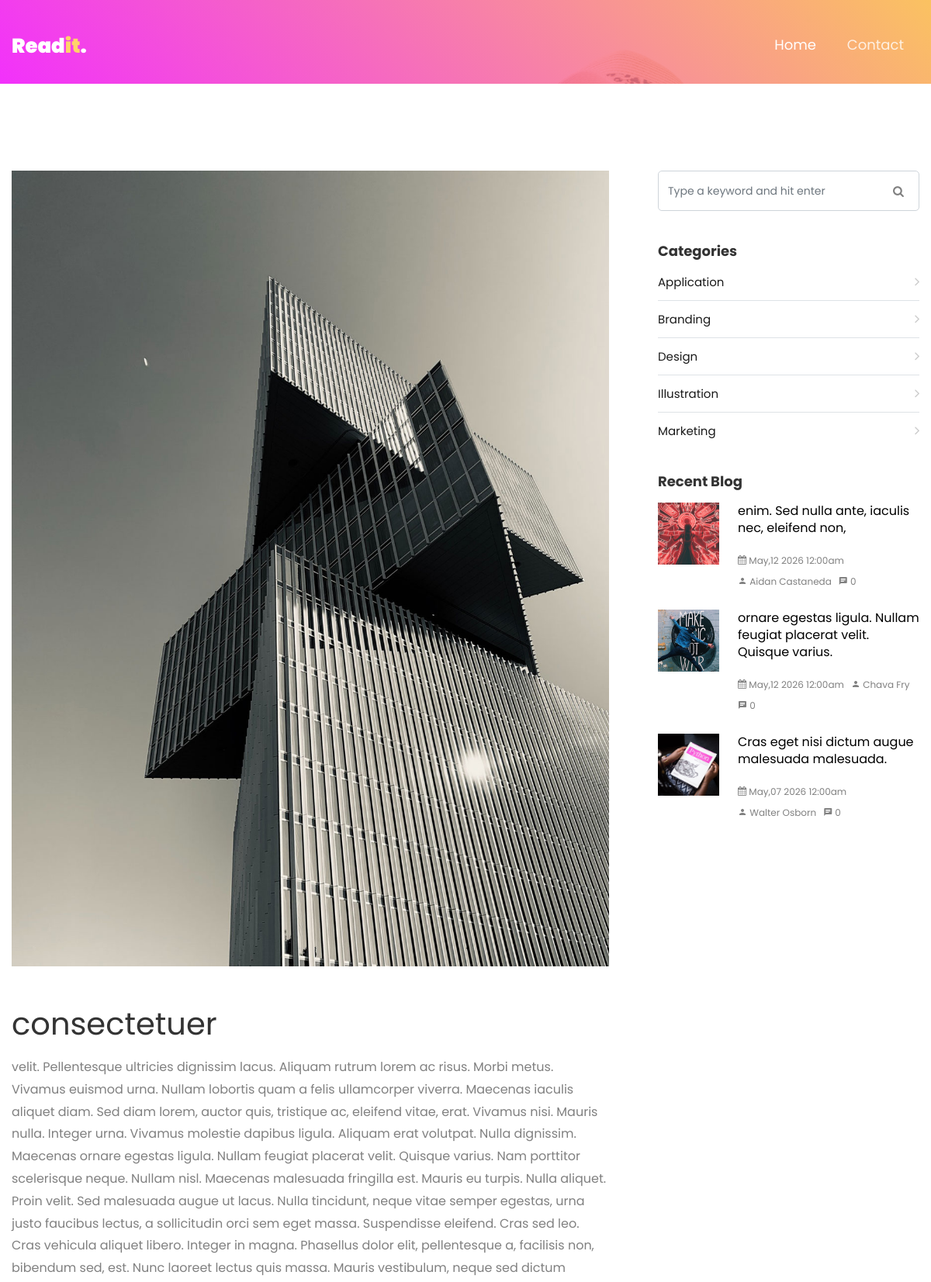
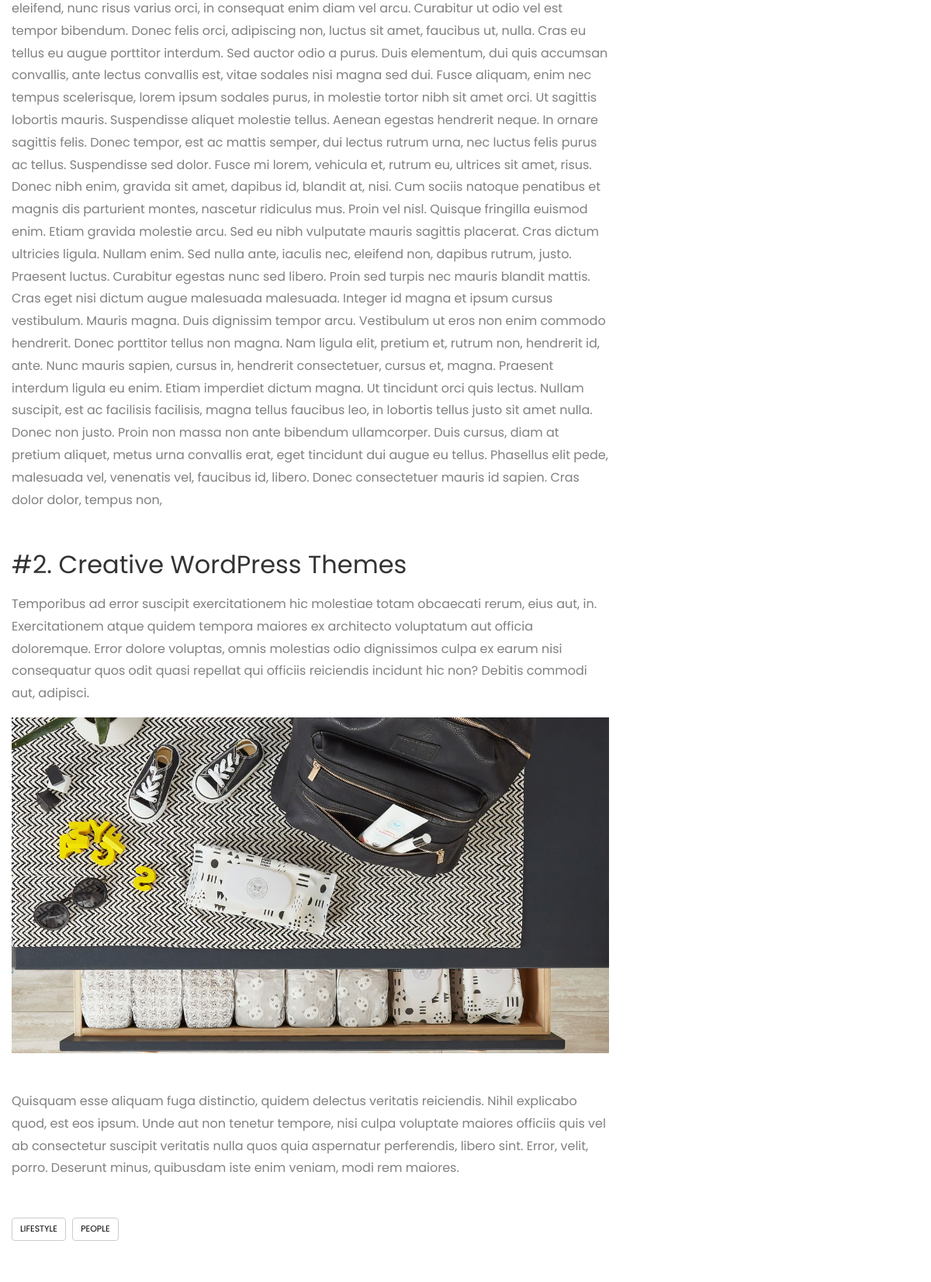
/posts/88/consectetuer.html (upper part), run on the app's committed database (2 pictures, top to bottom).
### tables this page shows
CREATE TABLE `posts` (
  `id` int(10) unsigned NOT NULL AUTO_INCREMENT,
  `title` varchar(255) NOT NULL,
  `created_at` datetime DEFAULT NULL,
  `resume` varchar(255) DEFAULT NULL,
  `image` varchar(45) DEFAULT NULL,
  `content` text,
  `author_id` int(10) unsigned NOT NULL,
  `category_id` int(10) unsigned NOT NULL,
  PRIMARY KEY (`id`),
  KEY `fk_posts_authors_idx` (`author_id`),
  KEY `fk_posts_categories1_idx` (`category_id`),
  CONSTRAINT `fk_posts_authors` FOREIGN KEY (`author_id`) REFERENCES `authors` (`id`) ON DELETE NO ACTION ON UPDATE NO ACTION,
  CONSTRAINT `fk_posts_categories1` FOREIGN KEY (`category_id`) REFERENCES `categories` (`id`) ON DELETE NO ACTION ON UPDATE NO ACTION
);

CREATE TABLE `tags` (
  `id` int(10) unsigned NOT NULL AUTO_INCREMENT,
  `name` varchar(45) NOT NULL,
  PRIMARY KEY (`id`)
);

CREATE TABLE `categories` (
  `id` int(10) unsigned NOT NULL AUTO_INCREMENT,
  `name` varchar(45) NOT NULL,
  PRIMARY KEY (`id`)
);

CREATE TABLE `authors` (
  `id` int(10) unsigned NOT NULL AUTO_INCREMENT,
  `lastname` varchar(45) NOT NULL,
  `firstname` varchar(45) DEFAULT NULL,
  `biography` text,
  `image` varchar(45) DEFAULT NULL,
  PRIMARY KEY (`id`)
);

### app/views/posts/show.php (called while the page is built, shortened)
<?php include '../app/views/posts/_show.php'; ?>
<?php include '../app/views/tags/postsTag.php'; ?>

### app/controllers/postsController.php (called while the page is built, shortened)
<?php
function showAction(PDO $conn, string $id)
{
    include_once '../app/models/postsModel.php';
    include_once '../app/models/tagsModel.php';
    $post = PostsModel\findOneById($conn, $id);
    $tags = TagsModel\findAllByPostId($conn, $id);
    include '../app/views/posts/show.php';
}

### app/routers/posts.php (called while the page is built, shortened)
<?php
include_once '../app/controllers/postsController.php';
switch ($_GET['posts']):
    case 'show':
        PostsController\showAction($conn,$_GET['id']);
        break;
endswitch;

### app/routers/index.php (called while the page is built)
<?php
if (isset($_GET['comments']) and $_GET['comments'] == 'add'):
     include_once '../app/controllers/commentsController.php';
     \App\Controllers\CommentsController\storeAction($conn);
elseif (isset($_GET['contact'])):
     include_once '../app/routers/contact.php';
elseif (isset($_GET['tags'])):
     include_once '../app/routers/tags.php';
elseif (isset($_GET['categories'])):
     include_once '../app/routers/categories.php';
elseif (isset($_GET['posts'])):
     include_once '../app/routers/posts.php';
else:
     include_once '../app/controllers/postsController.php';
     \App\Controllers\PostsController\indexAction($conn);
endif;

### public/index.php (called while the page is built)
<?php
require_once '../core/init.php';
require_once '../app/routers/index.php';
require_once '../app/views/templates/default.php';

### app/models/postsModel.php (called while the page is built, shortened)
<?php
function findAll(PDO $conn, int $page = 1, bool $withNextPage = false, int $limit = 10): array
{
    $page = max(1, $page);
    $limit = max(1, $limit);
    $offset = ($page - 1) * $limit;
    $queryLimit = $withNextPage ? $limit + 1 : $limit;
    $sql = "SELECT p.*, a.id AS authorId, a.firstname, a.lastname,
                   COUNT(c.id) AS commentsCount
            FROM posts p
            JOIN authors a ON p.author_id = a.id
            LEFT JOIN comments c ON c.post_id = p.id
            GROUP BY p.id, p.title, p.created_at, p.resume, p.image,
                     p.content, p.author_id, p.category_id,
                     a.id, a.firstname, a.lastname
            ORDER BY p.created_at DESC
            LIMIT {$queryLimit}
            OFFSET {$offset};";
    $rs = $conn->query($sql);
    $posts = $rs->fetchAll(PDO::FETCH_ASSOC);
    return $posts;
}
function findOneById(PDO $conn, string $id): array
{
    $sql = "SELECT *
            FROM posts
            WHERE id = :id;";
    $rs = $conn->prepare($sql);
    $rs->bindValue(':id', $id, PDO::PARAM_INT);
    $rs->execute();
    $post = $rs->fetch(PDO::FETCH_ASSOC);
    return $post;
}

### app/models/tagsModel.php (called while the page is built, shortened)
<?php
function findAllByPostId(PDO $conn, string $id): array
{
    $sql = "SELECT t.id AS tagsId, t.name AS tagsName
            FROM posts_has_tags pht
            JOIN tags t ON pht.tag_id = t.id
            WHERE post_id = :id
            ORDER BY t.name ASC;";
    $rs = $conn->prepare($sql);
    $rs->bindValue(':id', $id, PDO::PARAM_INT);
    $rs->execute();
    $tags = $rs->fetchAll(PDO::FETCH_ASSOC);
    return $tags;
}

### core/helpers.php (called while the page is built, shortened)
<?php
function slugify(string $text): string {
    $text = iconv('UTF-8', 'ASCII//TRANSLIT//IGNORE', $text);
    $text = strtolower($text);
    $text = preg_replace('/[^a-z0-9]+/', '-', $text);
    $text = trim($text, '-');
    return empty($text) ? 'n-a' : $text;
}

### app/models/categoriesModel.php (called while the page is built, shortened)
<?php
function findAll(PDO $conn): array
{
    $sql = "SELECT *
            FROM categories
            ORDER BY name ASC;";
    $rs = $conn->query($sql);
    $categories = $rs->fetchAll(PDO::FETCH_ASSOC);
    return $categories;
}

### app/views/posts/recentPost.php (the view)
<h3>Recent Blog</h3>
<?php
 include_once '../app/models/postsModel.php';
 global $conn;
 $posts = \App\Models\PostsModel\findAll($conn, 1, false, 3);
 foreach ($posts as $post):
   $created_at = strtotime($post['created_at']); ?>
  <div class="block-21 mb-4 d-flex">
    <a class="blog-img mr-4" style="background-image: url(images/<?php echo $post['image']; ?>);"></a>
    <div class="text">
      <h3 class="heading"><a href="posts/<?php echo $post['id']; ?>/<?php echo Core\Helpers\slugify($post['title']); ?>.html"><?php echo $post['title']; ?></a></h3>
      <div class="meta">
        <div><a href="posts/<?php echo $post['id']; ?>/<?php echo Core\Helpers\slugify($post['title']); ?>.html"><span class="icon-calendar"></span> <?php echo date('F,d Y  g:ia', $created_at); ?></a></div>
        <div><a href="posts/<?php echo $post['id']; ?>/<?php echo Core\Helpers\slugify($post['title']); ?>.html"><span class="icon-person"></span> <?php echo $post['firstname'] . ' ' . $post['lastname']; ?></a></div>
        <div><a href="posts/<?php echo $post['id']; ?>/<?php echo Core\Helpers\slugify($post['title']); ?>.html"><span class="icon-chat"></span> <?php echo (int) $post['commentsCount']; ?></a></div>
      </div>
    </div>
  </div>
<?php endforeach; ?>

### app/views/posts/_show.php (shortened to what this page needs)
<p class="mb-5">
  <img src="images/<?php echo $post['image'] ?>" alt="<?php echo htmlspecialchars($post['title']); ?>" class="img-fluid">
</p>
<h1 class="mb-3 h1"><?php echo htmlspecialchars($post['title']); ?></h1>
<p><?php echo htmlspecialchars($post['content']); ?></p>
<h2 class="mb-3 mt-5">#2. Creative WordPress Themes</h2>
<p>Temporibus ad error suscipit exercitationem hic molestiae totam obcaecati rerum, eius aut, in. Exercitationem atque quidem tempora maiores ex architecto voluptatum aut officia doloremque. Error dolore voluptas, omnis molestias odio dignissimos culpa ex earum nisi consequatur quos odit quasi repellat qui officiis reiciendis incidunt hic non? Debitis commodi aut, adipisci.</p>
<p class="mb-5">
  <img src="images/image_2.jpg" alt="" class="img-fluid">
</p>
<p>Quisquam esse aliquam fuga distinctio, quidem delectus veritatis reiciendis. Nihil explicabo quod, est eos ipsum. Unde aut non tenetur tempore, nisi culpa voluptate maiores officiis quis vel ab consectetur suscipit veritatis nulla quos quia aspernatur perferendis, libero sint. Error, velit, porro. Deserunt minus, quibusdam iste enim veniam, modi rem maiores.</p>

### app/views/tags/postsTag.php (shortened to what this page needs)
<div class="tag-widget post-tag-container mb-5 mt-5">
    <div class="tagcloud">
        <?php foreach ($tags as $tag): ?>
            <a href="tags/<?php echo $tag['tagsId']; ?>/<?php echo Core\Helpers\slugify($tag['tagsName']); ?>.html" class="tag-cloud-link"><?php echo htmlspecialchars($tag['tagsName']); ?></a>
        <?php endforeach; ?>
    </div>
</div>

### app/views/categories/_index.php
<h3>Categories</h3>
<?php include_once '../app/models/categoriesModel.php';
global $conn;
$categories = \App\Models\CategoriesModel\findAll($conn);
foreach ($categories as $category) : ?>
    <li><a href="categories/<?php echo $category['id']; ?>/<?php echo Core\Helpers\slugify($category['name']); ?>.html"> <?php echo htmlspecialchars($category['name']); ?> <span class="ion-ios-arrow-forward"></span></a></li>
<?php endforeach; ?>

### public/css/icomoon.css (style rules this page uses)
[class^="icon-"], [class*=" icon-"] { font-family: 'icomoon' !important; speak: none; font-style: normal; font-weight: normal; font-variant: normal; text-transform: none; line-height: 1; -webkit-font-smoothing: antialiased; -moz-osx-font-smoothing: grayscale; }
.icon-calendar:before { content: "\f073"; }
.icon-chat:before { content: "\e0b7"; }
.icon-person:before { content: "\e7fd"; }

### data on the page
posts: image (picture), title "consectetuer", content "velit. Pellentesque ultricies dignissim lacus. Aliquam rutrum lorem ac risus. Morbi metus. Vivamus euismod urna. Nullam lobortis quam a felis ullamcorper viverra. Maecenas iaculis aliquet diam. Sed diam lorem, auctor quis, tristique ac, eleifend vitae, erat. Vivamus nisi. Mauris nulla. Integer urna. Vivamus molestie dapibus ligula. Aliquam erat volutpat. Nulla dignissim. Maecenas ornare egestas ligula. Nullam feugiat placerat velit. Quisque varius. Nam porttitor scelerisque neque. Nullam nisl. Maecenas malesuada fringilla est. Mauris eu turpis. Nulla aliquet. Proin velit. Sed malesuada augue ut lacus. Nulla tincidunt, neque vitae semper egestas, urna justo faucibus lectus, a sollicitudin…"
tags: name "LIFESTYLE"
tags: name "PEOPLE"
categories: name "Application"
categories: name "Branding"
categories: name "Design"
categories: name "Illustration"
categories: name "Marketing"
posts: image (picture), title "enim. Sed nulla ante, iaculis nec, eleifend non,", created_at "May,12 2026 12:00am", author.firstname "Aidan", author.lastname "Castaneda", commentsCount "0"
posts: image (picture), title "ornare egestas ligula. Nullam feugiat placerat velit. Quisque varius.", created_at "May,12 2026 12:00am", author.firstname "Chava", author.lastname "Fry", commentsCount "0"
posts: image (picture), title "Cras eget nisi dictum augue malesuada malesuada.", created_at "May,07 2026 12:00am", author.firstname "Walter", author.lastname "Osborn", commentsCount "0"
